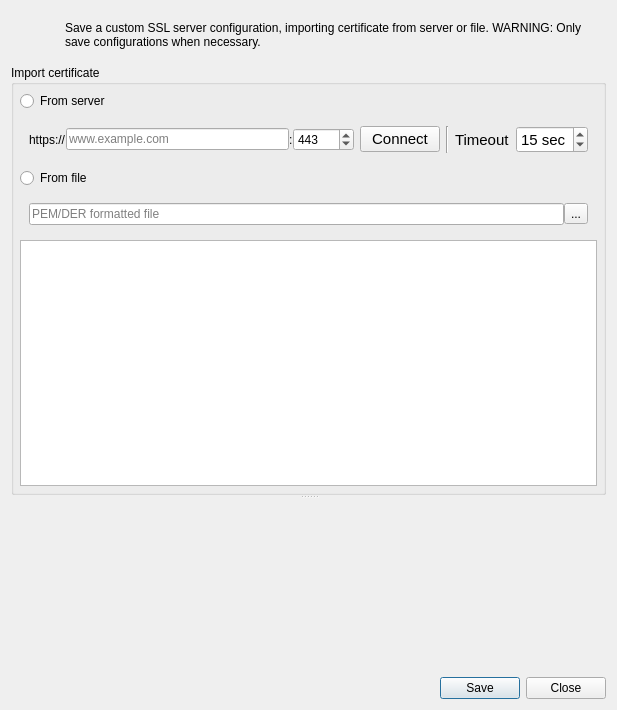
<?xml version="1.0" encoding="UTF-8"?>
<ui version="4.0">
 <class>QgsAuthSslTestDialog</class>
 <widget class="QDialog" name="QgsAuthSslTestDialog">
  <property name="geometry">
   <rect>
    <x>0</x>
    <y>0</y>
    <width>617</width>
    <height>710</height>
   </rect>
  </property>
  <property name="windowTitle">
   <string>Custom Certificate Configuration</string>
  </property>
  <layout class="QVBoxLayout" name="verticalLayout">
   <item>
    <layout class="QHBoxLayout" name="horizontalLayout_3">
     <item>
      <widget class="QLabel" name="lblWarningIcon">
       <property name="sizePolicy">
        <sizepolicy hsizetype="Maximum" vsizetype="Maximum">
         <horstretch>0</horstretch>
         <verstretch>0</verstretch>
        </sizepolicy>
       </property>
       <property name="minimumSize">
        <size>
         <width>48</width>
         <height>48</height>
        </size>
       </property>
       <property name="maximumSize">
        <size>
         <width>48</width>
         <height>48</height>
        </size>
       </property>
       <property name="text">
        <string/>
       </property>
      </widget>
     </item>
     <item>
      <widget class="QLabel" name="lblWarningText">
       <property name="text">
        <string>&lt;html&gt;&lt;head/&gt;&lt;body&gt;&lt;p&gt;Save a custom SSL server configuration, importing certificate from server or file. WARNING: Only save configurations when necessary.&lt;/p&gt;&lt;/body&gt;&lt;/html&gt;</string>
       </property>
       <property name="wordWrap">
        <bool>true</bool>
       </property>
      </widget>
     </item>
    </layout>
   </item>
   <item>
    <widget class="QSplitter" name="splitter">
     <property name="orientation">
      <enum>Qt::Vertical</enum>
     </property>
     <property name="childrenCollapsible">
      <bool>false</bool>
     </property>
     <widget class="QgsCollapsibleGroupBox" name="grpbxServer">
      <property name="sizePolicy">
       <sizepolicy hsizetype="Preferred" vsizetype="Preferred">
        <horstretch>0</horstretch>
        <verstretch>1</verstretch>
       </sizepolicy>
      </property>
      <property name="title">
       <string>Import certificate</string>
      </property>
      <layout class="QVBoxLayout" name="verticalLayout_3">
       <property name="spacing">
        <number>6</number>
       </property>
       <property name="leftMargin">
        <number>6</number>
       </property>
       <property name="topMargin">
        <number>6</number>
       </property>
       <property name="rightMargin">
        <number>6</number>
       </property>
       <property name="bottomMargin">
        <number>6</number>
       </property>
       <item>
        <widget class="QRadioButton" name="radioServerImport">
         <property name="text">
          <string>From server</string>
         </property>
         <attribute name="buttonGroup">
          <string notr="true">btngrpImport</string>
         </attribute>
        </widget>
       </item>
       <item>
        <widget class="QFrame" name="frameServerImport">
         <layout class="QHBoxLayout" name="horizontalLayout_5">
          <property name="spacing">
           <number>6</number>
          </property>
          <item>
           <layout class="QHBoxLayout" name="horizontalLayout">
            <property name="spacing">
             <number>0</number>
            </property>
            <item>
             <widget class="QLabel" name="lblHttps">
              <property name="text">
               <string>https://</string>
              </property>
             </widget>
            </item>
            <item>
             <widget class="QLineEdit" name="leServer">
              <property name="minimumSize">
               <size>
                <width>175</width>
                <height>0</height>
               </size>
              </property>
              <property name="placeholderText">
               <string>www.example.com</string>
              </property>
             </widget>
            </item>
            <item>
             <widget class="QLabel" name="label">
              <property name="text">
               <string>:</string>
              </property>
             </widget>
            </item>
            <item>
             <widget class="QSpinBox" name="spinbxPort">
              <property name="maximum">
               <number>50000</number>
              </property>
              <property name="value">
               <number>443</number>
              </property>
             </widget>
            </item>
           </layout>
          </item>
          <item>
           <widget class="QPushButton" name="btnConnect">
            <property name="font">
             <font>
              <pointsize>11</pointsize>
             </font>
            </property>
            <property name="text">
             <string>Connect</string>
            </property>
           </widget>
          </item>
          <item>
           <widget class="Line" name="line_2">
            <property name="orientation">
             <enum>Qt::Vertical</enum>
            </property>
           </widget>
          </item>
          <item>
           <widget class="QLabel" name="lblTimeout">
            <property name="font">
             <font>
              <pointsize>11</pointsize>
             </font>
            </property>
            <property name="text">
             <string>Timeout</string>
            </property>
           </widget>
          </item>
          <item>
           <widget class="QSpinBox" name="spinbxTimeout">
            <property name="font">
             <font>
              <pointsize>11</pointsize>
             </font>
            </property>
            <property name="suffix">
             <string> sec</string>
            </property>
            <property name="minimum">
             <number>5</number>
            </property>
            <property name="maximum">
             <number>90</number>
            </property>
            <property name="value">
             <number>15</number>
            </property>
           </widget>
          </item>
         </layout>
        </widget>
       </item>
       <item>
        <widget class="QRadioButton" name="radioFileImport">
         <property name="text">
          <string>From file</string>
         </property>
         <attribute name="buttonGroup">
          <string notr="true">btngrpImport</string>
         </attribute>
        </widget>
       </item>
       <item>
        <widget class="QFrame" name="frameFileImport">
         <layout class="QHBoxLayout" name="horizontalLayout_2">
          <property name="spacing">
           <number>0</number>
          </property>
          <item>
           <widget class="QLineEdit" name="leCertPath">
            <property name="readOnly">
             <bool>true</bool>
            </property>
            <property name="placeholderText">
             <string>PEM/DER formatted file</string>
            </property>
           </widget>
          </item>
          <item>
           <widget class="QToolButton" name="btnCertPath">
            <property name="text">
             <string>...</string>
            </property>
            <property name="popupMode">
             <enum>QToolButton::InstantPopup</enum>
            </property>
           </widget>
          </item>
         </layout>
        </widget>
       </item>
       <item>
        <widget class="QPlainTextEdit" name="pteSessionStatus">
         <property name="minimumSize">
          <size>
           <width>0</width>
           <height>50</height>
          </size>
         </property>
        </widget>
       </item>
      </layout>
     </widget>
     <widget class="QgsAuthSslConfigWidget" name="wdgtSslConfig" native="true">
      <property name="sizePolicy">
       <sizepolicy hsizetype="Preferred" vsizetype="Preferred">
        <horstretch>0</horstretch>
        <verstretch>5</verstretch>
       </sizepolicy>
      </property>
     </widget>
    </widget>
   </item>
   <item>
    <widget class="QDialogButtonBox" name="buttonBox">
     <property name="orientation">
      <enum>Qt::Horizontal</enum>
     </property>
     <property name="standardButtons">
      <set>QDialogButtonBox::Close|QDialogButtonBox::Save</set>
     </property>
    </widget>
   </item>
  </layout>
 </widget>
 <customwidgets>
  <customwidget>
   <class>QgsAuthSslConfigWidget</class>
   <extends>QWidget</extends>
   <header>qgsauthenticationsslconfigwidget.h</header>
   <container>1</container>
  </customwidget>
  <customwidget>
   <class>QgsCollapsibleGroupBox</class>
   <extends>QGroupBox</extends>
   <header>qgscollapsiblegroupbox.h</header>
   <container>1</container>
  </customwidget>
 </customwidgets>
 <resources/>
 <connections/>
 <buttongroups>
  <buttongroup name="btngrpImport"/>
 </buttongroups>
</ui>
